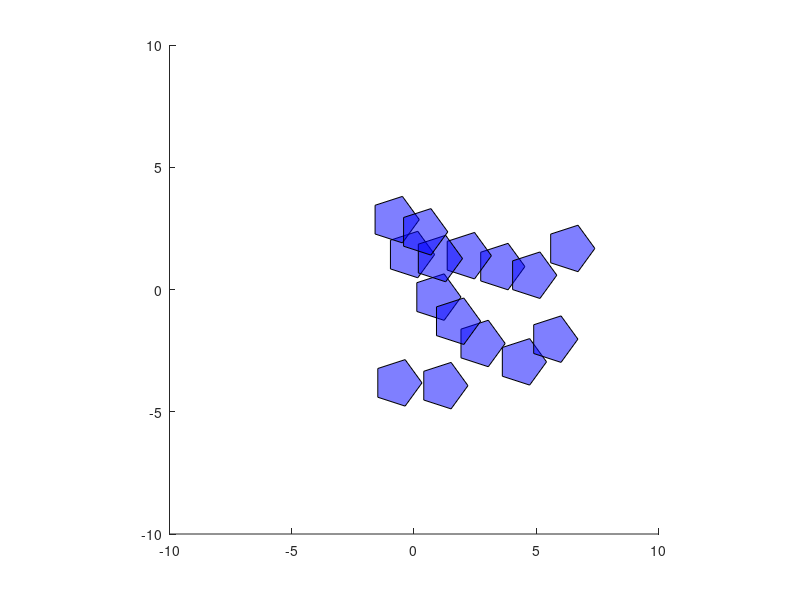

This figure's MATLAB source: (Note: this script raises an error after producing the figure.)
% MATLAB Code for Simulating Pentagon-Shaped Particles in a Circular Ring (2D)
% Particles in circular motion
clc; clear; close all;

%% Simulation Parameters
N_particles = 15; % Number of pentagon particles
radius = 20; % Radius of circular domain in cm
pent_edge = 1.0 ; % Edge length of the pentagon in cm
bounds = [-10, 10; -10, 10]; % Simulation box bounds [x_min, x_max; y_min, y_max]
mass = 1; % Uniform mass for all particles
cr = 0.9; % Higher coefficient of restitution for more collisions

Cl = 0.8; % Assumed moderate lift coefficient
V_air = 1.0; % Moderate air velocity
rho_air = 1.2; % Air density SI units

% Compute apothem
apothem = pent_edge / (2 * tan(pi/5)); % Apothem for a regular pentagon
A_pentagon = (5/2) * pent_edge * apothem; % Approx. area of pentagon

timeStep = 0.2; % Time step for simulation
numSteps = 2500; % Number of simulation steps

%% Compute Area Fraction (φ_A)
phi_A = (N_particles * (5/2)* pent_edge * apothem) / (pi * radius^2); % Area fraction calculation
fprintf('Area fraction (φ_A): %.4f\n', phi_A); % Print area fraction

%% Initialize Particles
particles = struct();
positions = [];
for i = 1:N_particles
    while true
        pos = 8 * rand(2,1) - [1;5]; % Random position
        if isempty(positions) || all(vecnorm(positions - pos, 2, 1) > 1.0 * pent_edge)
            positions = [positions, pos];
            break;
        end
    end
    
    % Define pentagon vertices (regular pentagon)
    angle = linspace(0, 2*pi, 6); % One extra point to close the pentagon
    x = pent_edge * cos(angle);
    y = pent_edge * sin(angle);
    particles(i).vertices = [x; y];
    particles(i).position = pos;
    particles(i).velocity = rand(2,1) * 2 - 1; % Random initial velocity
    particles(i).mass = mass;
    particles(i).lift_force = [0; 0]; % Initialize lift force
end

%% Create Video Writer
%videoFileName = 'pentagon_simulation.avi'; % Output video file name
%vidObj = VideoWriter(videoFileName, 'Uncompressed AVI'); % Create video object
%open(vidObj); % Open the video file

%% Simulation Loop
figure;
for step = 1:numSteps
    clf;
    hold on;
    axis equal;
    xlim(bounds(1, :));
    ylim(bounds(2, :));
    
    for i = 1:N_particles
        % Compute lift force strictly using the given formula
        v_mag = norm(particles(i).velocity);
        if v_mag > 0
            velocity_unit = particles(i).velocity / v_mag;
            lift_direction = [-velocity_unit(2); velocity_unit(1)]; % Rotate velocity vector 90°
        else
            lift_direction = [0; 0]; % No lift if no motion
        end

        % Compute lift force magnitude
        lift_magnitude = Cl * (rho_air * V_air^2 / 2) * A_pentagon;
        particles(i).lift_force = [0; lift_magnitude]; % Lift only in +y direction

        % Update velocity using lift force (no rotational effects)
        particles(i).velocity = particles(i).velocity + timeStep * particles(i).lift_force / mass;

        % Update position due to velocity
        particles(i).position = particles(i).position + particles(i).velocity * timeStep;

        % Check for boundary constraints
        for dim = 1:2 % Check both x and y dimensions
            if particles(i).position(dim) < bounds(dim, 1) || particles(i).position(dim) > bounds(dim, 2)
                particles(i).position(dim) = max(min(particles(i).position(dim), bounds(dim, 2)), bounds(dim, 1));
                particles(i).velocity(dim) = -cr * particles(i).velocity(dim); % Inelastic bounce
            end
        end

        % Draw pentagon
        verticesWorld = particles(i).vertices + particles(i).position;
        fill(verticesWorld(1, :), verticesWorld(2, :), 'b', 'FaceAlpha', 0.5);
    end
    
    % Check for multiple collisions and resolve them (only normal impulse)
    for i = 1:N_particles
        for j = i+1:N_particles
            if norm(particles(i).position - particles(j).position) < 2.1 * pent_edge
                % Compute collision normal
                normal = (particles(i).position - particles(j).position);
                normal = normal / norm(normal);
                
                % Relative velocity along the normal
                v_rel_normal = dot(particles(i).velocity - particles(j).velocity, normal);
                
                if v_rel_normal < 0 % Only resolve if approaching
                    % Compute impulse due to collision (normal impulse only)
                    J_c = -(1 + cr) * v_rel_normal / (1/mass + 1/mass);
                    
                    % Apply impulse without rotation
                    particles(i).velocity = particles(i).velocity + (J_c / mass) * normal;
                    particles(j).velocity = particles(j).velocity - (J_c / mass) * normal;
                end
            end
        end
    end
    
    drawnow;
    
    % Write current frame to video
    frame = getframe(gcf); % Capture current figure
    writeVideo(vidObj, frame); % Write frame to video file
    
    pause(0.01);
end

% Close the video writer
close(vidObj);

fprintf('Simulation recorded in %s\n', videoFileName);
